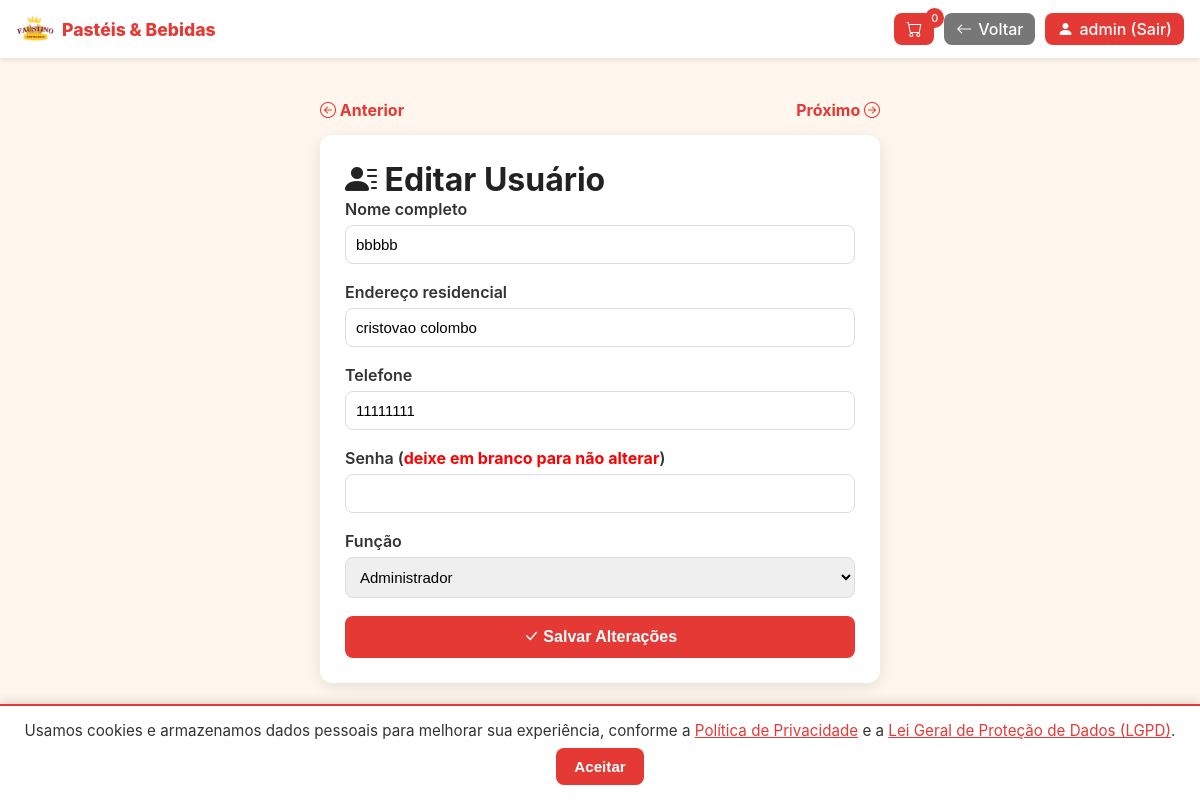
The app's page /alterarUsuario.php?id=1 (signed in) with its own data.
### tables this page shows
CREATE TABLE `clients` (
  `id` int(11) NOT NULL,
  `phone` varchar(30) NOT NULL,
  `user_id` int(150) DEFAULT NULL,
  `address_c` varchar(255) DEFAULT NULL,
  `number_address` int(11) NOT NULL,
  `email` varchar(150) NOT NULL,
  `created_at` timestamp NULL DEFAULT current_timestamp()
);

CREATE TABLE `users` (
  `id` int(11) NOT NULL,
  `username` varchar(100) NOT NULL,
  `password` varchar(255) NOT NULL,
  `fullname` varchar(150) NOT NULL,
  `role` varchar(50) NOT NULL
);

### public/alterarUsuario.php (the view, shortened to what this page needs)
<?php
$pdo = Database::connect();
$userId = isset($_GET['id']) ? (int)$_GET['id'] : 0;
$stmt = $pdo->prepare("
    SELECT
        u.id, u.fullname, u.role,
        c.phone, c.address_c
    FROM users u
    LEFT JOIN clients c ON c.user_id = u.id
    WHERE u.id = ?
");
$stmt->execute([$userId]);
$user = $stmt->fetch(PDO::FETCH_ASSOC);
$isAdmin = isset($_SESSION['user']['role']) && $_SESSION['user']['role'] === 'admin';
?>
<!DOCTYPE html>
<html lang="pt-BR">
<head>
<link rel="stylesheet" href="css/style.css">
<link rel="stylesheet" href="https://cdn.jsdelivr.net/npm/bootstrap-icons@1.11.3/font/bootstrap-icons.css">
</head>
<body>
<?php include 'header.php'; ?>
<main>
  <?php if ($isAdmin): ?>
  <div class="nav-buttons">
    <a href="alterarUsuario.php?id=<?= max($userId - 1, 1) ?>"><i class="bi bi-arrow-left-circle"></i> Anterior</a>
    <a href="alterarUsuario.php?id=<?= $userId + 1 ?>">Próximo <i class="bi bi-arrow-right-circle"></i></a>
  </div>
  <?php endif; ?>
  <div class="form-container">
    <h1 class="form-title"><i class="bi bi-person-lines-fill"></i> Editar Usuário</h1>
    <form id="editUserForm">
      <div class="form-group">
        <label for="name">Nome completo</label>
        <input type="text" id="name" name="name" value="<?= htmlspecialchars($user['fullname']) ?>" required>
      </div>
      <div class="form-group">
        <label for="address">Endereço residencial</label>
        <input type="text" id="address" name="address" value="<?= htmlspecialchars($user['address_c'] ?? '') ?>">
      </div>
      <div class="form-group">
        <label for="phone">Telefone</label>
        <input type="text" id="phone" name="phone" value="<?= htmlspecialchars($user['phone'] ?? '') ?>">
      </div>
      <div class="form-group">
        <label for="password">Senha (<b style="color:red">deixe em branco para não alterar</b>)</label>
        <input type="password" id="password" name="password">
      </div>
      <?php if ($isAdmin): ?>
      <div class="form-group">
        <label for="role">Função</label>
        <select id="role" name="role" required>
          <option value="admin" <?= $user['role'] === 'admin' ? 'selected' : '' ?>>Administrador</option>
        </select>
      </div>
      <?php else: ?>
      <input type="hidden" name="role" value="<?= htmlspecialchars($user['role']) ?>">
      <?php endif; ?>
      <button type="submit" class="btn-submit"><i class="bi bi-check-lg"></i> Salvar Alterações</button>
    </form>
  </div>
</main>
<?php include 'footer.php'; ?>
</body>
</html>

### public/css/style.css (style rules this page uses)
:root { --bg: #fff7f0; --accent: #e53935; --muted: #666; --card: #ffffff; --shadow: 0 6px 18px rgba(0,0,0,0.08); --radius: 14px; }
* { box-sizing: border-box; margin: 0; padding: 0; }
html, body { height: 100%; }
body { font-family: -apple-system, BlinkMacSystemFont, "Segoe UI", Roboto, Arial, sans-serif; background: #fff6ed; color: #222; -webkit-font-smoothing: antialiased; -moz-osx-font-smoothing: grayscale; }
a { text-decoration: none; color: inherit; }
main { padding-top: 40px; padding-bottom: 70px; }
@media (min-width: 800px) { main { padding-top: 60px; } }

### public/alterarUsuario.php (style rules this page uses)
main { max-width: 600px; margin: 0 auto; padding: 100px 20px 120px; }
.form-container { background: #fff; border-radius: 12px; box-shadow: 0 4px 15px rgba(0,0,0,0.1); padding: 25px; }
.nav-buttons { display: flex; justify-content: space-between; align-items: center; margin-bottom: 15px; }
.nav-buttons a { color: var(--accent); font-weight: bold; text-decoration: none; }
.form-group { margin-bottom: 18px; }
label { font-weight: 600; color: #333; display: block; margin-bottom: 6px; }
input, select { width: 100%; padding: 10px; border-radius: 8px; border: 1px solid #ddd; font-size: 15px; }
.btn-submit { background: #e53935; color: #fff; font-weight: 600; border: none; border-radius: 8px; padding: 12px; cursor: pointer; font-size: 1rem; width: 100%; }

### records on screen
clients: name "bbbbb", address "cristovao colombo", phone "11111111"
users: role "Administrador"

### other values on screen
$_SESSION['user']['username'] "admin"
